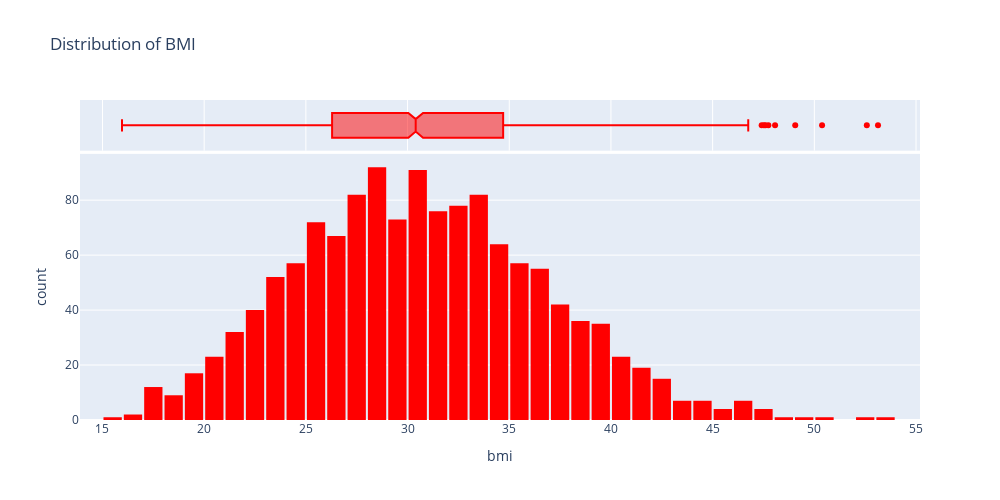

This figure's notebook cell:
### Code cell
fig = px.histogram(medical_df,
                    x = 'bmi',
                    marginal = 'box',
                    color_discrete_sequence=['red'],
                    title = 'Distribution of BMI',
                    width=1000, height=500)
fig.update_layout(bargap = 0.1)
fig.show()

### Figure 1 — Plotly figure (JSON) as saved in the notebook; plotly's stock layout.template omitted (floating-point values rounded to 4 significant figures; data arrays with more than 128 entries replaced by an {"elided": "..."} marker saying what was removed)
{"data": [{"alignmentgroup": "True", "bingroup": "x", "hovertemplate": "bmi=%{x}<br>count=%{y}<extra></extra>", "legendgroup": "", "marker": {"color": "red", "pattern": {"shape": ""}}, "name": "", "offsetgroup": "", "orientation": "v", "showlegend": false, "type": "histogram", "x": {"elided": "1338 float values"}, "xaxis": "x", "yaxis": "y"}, {"alignmentgroup": "True", "hovertemplate": "bmi=%{x}<extra></extra>", "legendgroup": "", "marker": {"color": "red"}, "name": "", "notched": true, "offsetgroup": "", "showlegend": false, "type": "box", "x": {"elided": "1338 float values"}, "xaxis": "x2", "yaxis": "y2"}], "layout": {"bargap": 0.1, "barmode": "relative", "height": 500, "legend": {"tracegroupgap": 0}, "title": {"text": "Distribution of BMI"}, "width": 1000, "xaxis": {"anchor": "y", "autorange": true, "domain": [0, 1], "range": [13.89, 55.2], "title": {"text": "bmi"}, "type": "linear"}, "xaxis2": {"anchor": "y2", "autorange": true, "domain": [0, 1], "matches": "x", "range": [13.89, 55.2], "showgrid": true, "showticklabels": false, "type": "linear"}, "yaxis": {"anchor": "x", "autorange": true, "domain": [0, 0.8316], "range": [0, 96.84], "title": {"text": "count"}}, "yaxis2": {"anchor": "x2", "autorange": true, "domain": [0.8416, 1], "matches": "y2", "range": [-0.5, 0.5], "showgrid": false, "showline": false, "showticklabels": false, "ticks": "", "type": "category"}}}
